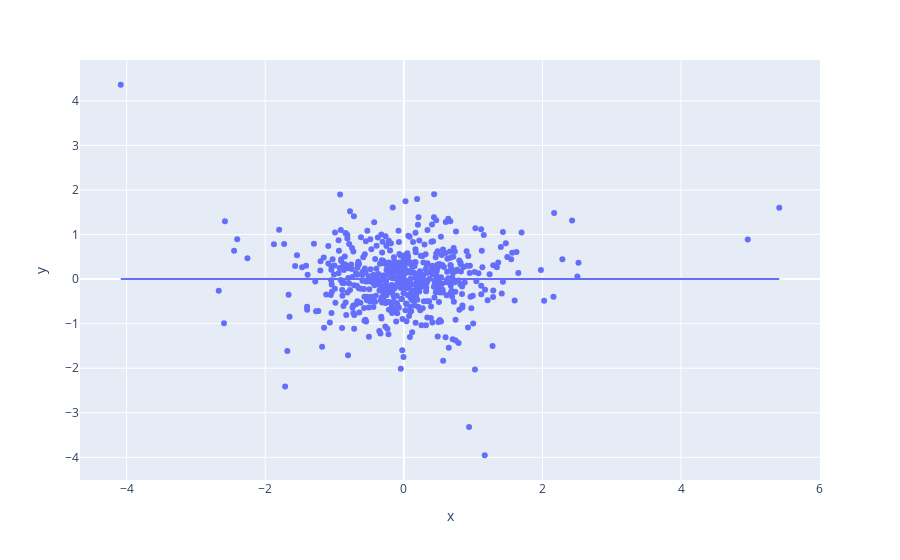

Notebook code cell kept with this figure:
### Code cell
figure=px.scatter(data_frame=data_pca_1,x=data_pca_1[:,6],y=data_pca_1[:,7],trendline="ols")
figure.show()

### Figure 1 — Plotly figure (JSON) as saved in the notebook; plotly's stock layout.template omitted (floating-point values rounded to 4 significant figures; data arrays with more than 128 entries replaced by an {"elided": "..."} marker saying what was removed)
{"data": [{"hovertemplate": "x=%{x}<br>y=%{y}<extra></extra>", "legendgroup": "", "marker": {"color": "#636efa", "symbol": "circle"}, "mode": "markers", "name": "", "orientation": "v", "showlegend": false, "type": "scatter", "x": {"elided": "569 float values"}, "xaxis": "x", "y": {"elided": "569 float values"}, "yaxis": "y"}, {"hovertemplate": "<b>OLS trendline</b><br>y = 3.46945e-17 * x + -4.68375e-17<br>R<sup>2</sup>=0.000000<br><br>x=%{x}<br>y=%{y} <b>(trend)</b><extra></extra>", "legendgroup": "", "marker": {"color": "#636efa", "symbol": "circle"}, "mode": "lines", "name": "", "showlegend": false, "type": "scatter", "x": {"elided": "569 float values"}, "xaxis": "x", "y": {"elided": "569 float values"}, "yaxis": "y"}], "layout": {"legend": {"tracegroupgap": 0}, "margin": {"t": 60}, "xaxis": {"anchor": "y", "domain": [0, 1], "title": {"text": "x"}}, "yaxis": {"anchor": "x", "domain": [0, 1], "title": {"text": "y"}}}}
